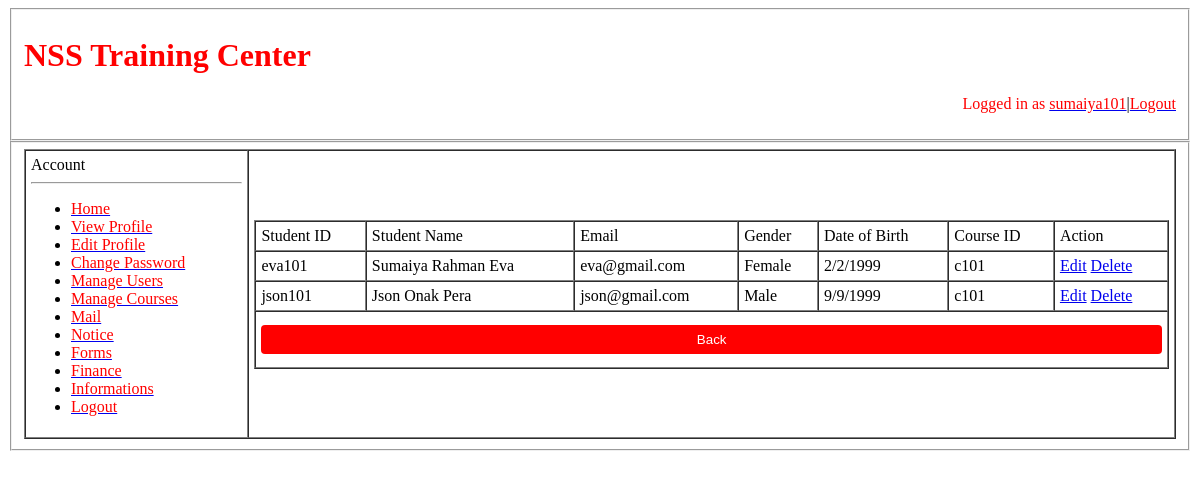
/views/adminViewAllStudent.php (signed in), run on the app's committed database.
### tables this page shows
CREATE TABLE `student` (
  `studentid` varchar(30) NOT NULL,
  `name` varchar(50) NOT NULL,
  `email` varchar(30) NOT NULL,
  `gender` varchar(15) NOT NULL,
  `dob` varchar(15) NOT NULL,
  `courseid` varchar(30) NOT NULL
);

### service/studentCRUDService.php (called while the page is built, shortened)
<?php
	function getallstudent()
	{
		$conn = dbConnection();
		$sql = "select * from student";
		$result = mysqli_query($conn, $sql);
		$students = [];
		while($row = mysqli_fetch_assoc($result)){
			array_push($students, $row);
		}
		return $students;
	}
?>

### views/adminViewAllStudent.php (the view, shortened to what this page needs)
<?php
	require_once('../service/studentCRUDService.php');
?>
<!DOCTYPE html>
<html>
<head>
	<link rel="stylesheet" type="text/css" href="../assets/css/adminStyle.css">
</head>
<body>
	<fieldset>
		<p><h1><font color='green'>NSS Training Center</font></h1></p>
	<?php
	    if(!empty($_SESSION))
		{
			echo "<p align='right'><font color='black'> Logged in as </font><a href='viewProfileAdmin.php'><font color='red'>".$_SESSION['userid']."</font></a>|<a href = '../php/logout.php'><font color='red'>Logout</font></a></p>";
		}
		else
			echo "<p align='right'><font color='black'> Logged in as </font><a href='viewProfileAdmin.php'><font color='red'>".$_COOKIE['userid']."</font></a>|<a href = '../php/logout.php'><font color='red'>Logout</font></a></p>";
	?>
</fieldset>
<fieldset>
    <table cellspacing="0" cellpadding="5" width="100%" border="1">
	    <tr>
		    <td colspan="10">
			    Account<hr/>
				<ul>
				    <li><a href = "adminHome.php"><font color='red'>Home</font></a></li>
					<li><a href = "viewProfileAdmin.php"><font color='red'>View Profile</font></a></li>
					<li><a href = "editProfileAdmin.php"><font color='red'>Edit Profile</font></a></li>
					<li><a href = "changePassword.php"><font color='red'>Change Password</font></a></li>
					<li><a href = "userManage.php"><font color='red'>Manage Users</font></a></li>
					<li><a href = "courseManage.php"><font color='red'>Manage Courses</font></a></li>
					<li><a href = "adminMail.php"><font color='red'>Mail</font></a></li>
					<li><a href = "adminNotice.php"><font color='red'>Notice</font></a></li>
					<li><a href = "adminForms.php"><font color='red'>Forms</font></a></li>
					<li><a href = "financeManage.php"><font color='red'>Finance</font></a></li>
					<li><a href = "informations.php"><font color='red'>Informations</font></a></li>
					<li><a href = "../php/logout.php"><font color='red'>Logout</font></a></li>
				</ul>
				</td>
				<td align="Center">
					<table border="1" width="100%" cellspacing="0" cellpadding="5">
						<tr>
							<td>Student ID</td>
							<td>Student Name</td>
							<td>Email</td>
							<td>Gender</td>
							<td>Date of Birth</td>
							<td>Course ID</td>
							<td>Action</td>
						</tr>
						<?php
							$students = getallstudent();
							for ($i=0; $i != count($students); $i++)
							{
						?>
						<tr>
							<td><?=$students[$i]['studentid']?></td>
							<td><?=$students[$i]['name']?></td>
							<td><?=$students[$i]['email']?></td>
							<td><?=$students[$i]['gender']?></td>
							<td><?=$students[$i]['dob']?></td>
							<td><?=$students[$i]['courseid']?></td>
							<td>
								<a href="adminEditStudent.php?studentid=<?=$students[$i]['studentid']?>">Edit</a>
								<a href="adminDeleteStudent.php?studentid=<?=$students[$i]['studentid']?>">Delete</a>
							</td>
						</tr>
						<?php
							}
						?>
						<tr>
							<td colspan="7" align="left">
								<a href="userManage.php">
									<button type="button">
										Back
									</button>
								</a>
							</td>
						</tr>
					</table>
				</td>
			</tr>
		</table>
	</fieldset>
</body>
</html>

### assets/css/adminStyle.css (style rules this page uses)
font { color:red; }
table { text-align: left; }
button { width: 100%; background-color:red; color: white; padding: 7px 7px; margin: 8px 0; border: none; border-radius: 4px; cursor: pointer; }

### data on the page
student: studentid "eva101", name "Sumaiya Rahman Eva", email "eva@gmail.com", gender "Female", dob "2/2/1999", courseid "c101"
student: studentid "json101", name "Json Onak Pera", email "json@gmail.com", gender "Male", dob "9/9/1999", courseid "c101"

### other printed values
$_SESSION['userid'] "sumaiya101"
